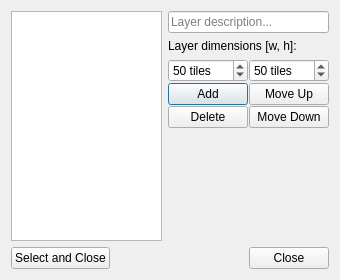
<?xml version="1.0" encoding="UTF-8"?>
<ui version="4.0">
 <class>LayerBrowserDialog</class>
 <widget class="QDialog" name="LayerBrowserDialog">
  <property name="geometry">
   <rect>
    <x>0</x>
    <y>0</y>
    <width>340</width>
    <height>280</height>
   </rect>
  </property>
  <property name="windowTitle">
   <string>Layer Browser</string>
  </property>
  <layout class="QVBoxLayout" name="verticalLayout_3">
   <item>
    <layout class="QVBoxLayout" name="verticalLayout" stretch="95,5">
     <item>
      <layout class="QHBoxLayout" name="horizontalLayout_2" stretch="50,50">
       <item>
        <widget class="QListWidget" name="lbLayers"/>
       </item>
       <item>
        <layout class="QVBoxLayout" name="verticalLayout_2" stretch="5,0,0">
         <item>
          <widget class="QLineEdit" name="tbDescription">
           <property name="placeholderText">
            <string>Layer description...</string>
           </property>
          </widget>
         </item>
         <item>
          <widget class="QLabel" name="label">
           <property name="text">
            <string>Layer dimensions [w, h]:</string>
           </property>
          </widget>
         </item>
         <item>
          <layout class="QHBoxLayout" name="horizontalLayout_3" stretch="50,50">
           <property name="spacing">
            <number>1</number>
           </property>
           <item>
            <layout class="QVBoxLayout" name="verticalLayout_4" stretch="35,30,30,0">
             <item>
              <widget class="QSpinBox" name="sbWidth">
               <property name="suffix">
                <string> tiles</string>
               </property>
               <property name="minimum">
                <number>10</number>
               </property>
               <property name="maximum">
                <number>100</number>
               </property>
               <property name="value">
                <number>50</number>
               </property>
              </widget>
             </item>
             <item>
              <widget class="QPushButton" name="bAdd">
               <property name="text">
                <string>Add</string>
               </property>
              </widget>
             </item>
             <item>
              <widget class="QPushButton" name="bDelete">
               <property name="text">
                <string>Delete</string>
               </property>
              </widget>
             </item>
             <item>
              <spacer name="verticalSpacer">
               <property name="orientation">
                <enum>Qt::Vertical</enum>
               </property>
               <property name="sizeHint" stdset="0">
                <size>
                 <width>20</width>
                 <height>40</height>
                </size>
               </property>
              </spacer>
             </item>
            </layout>
           </item>
           <item>
            <layout class="QVBoxLayout" name="verticalLayout_5" stretch="5,5,5,74">
             <item>
              <widget class="QSpinBox" name="sbHeight">
               <property name="suffix">
                <string> tiles</string>
               </property>
               <property name="minimum">
                <number>10</number>
               </property>
               <property name="maximum">
                <number>100</number>
               </property>
               <property name="value">
                <number>50</number>
               </property>
              </widget>
             </item>
             <item>
              <widget class="QPushButton" name="bUp">
               <property name="text">
                <string>Move Up</string>
               </property>
              </widget>
             </item>
             <item>
              <widget class="QPushButton" name="bDown">
               <property name="text">
                <string>Move Down</string>
               </property>
              </widget>
             </item>
             <item>
              <spacer name="verticalSpacer_3">
               <property name="orientation">
                <enum>Qt::Vertical</enum>
               </property>
               <property name="sizeHint" stdset="0">
                <size>
                 <width>20</width>
                 <height>40</height>
                </size>
               </property>
              </spacer>
             </item>
            </layout>
           </item>
          </layout>
         </item>
        </layout>
       </item>
      </layout>
     </item>
     <item>
      <layout class="QHBoxLayout" name="horizontalLayout" stretch="20,60,20">
       <item>
        <widget class="QPushButton" name="bSelect">
         <property name="text">
          <string>Select and Close</string>
         </property>
        </widget>
       </item>
       <item>
        <spacer name="horizontalSpacer">
         <property name="orientation">
          <enum>Qt::Horizontal</enum>
         </property>
         <property name="sizeHint" stdset="0">
          <size>
           <width>40</width>
           <height>20</height>
          </size>
         </property>
        </spacer>
       </item>
       <item>
        <widget class="QPushButton" name="bClose">
         <property name="text">
          <string>Close</string>
         </property>
        </widget>
       </item>
      </layout>
     </item>
    </layout>
   </item>
  </layout>
 </widget>
 <resources/>
 <connections/>
</ui>
